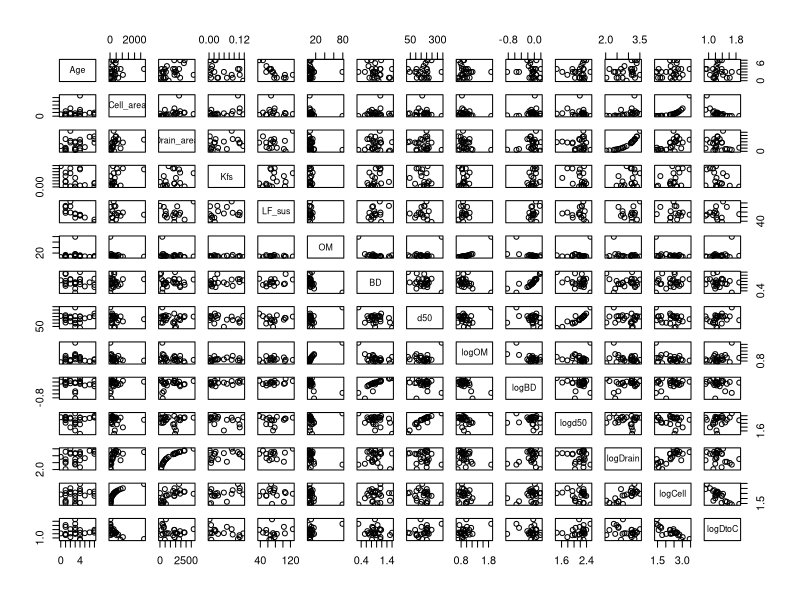
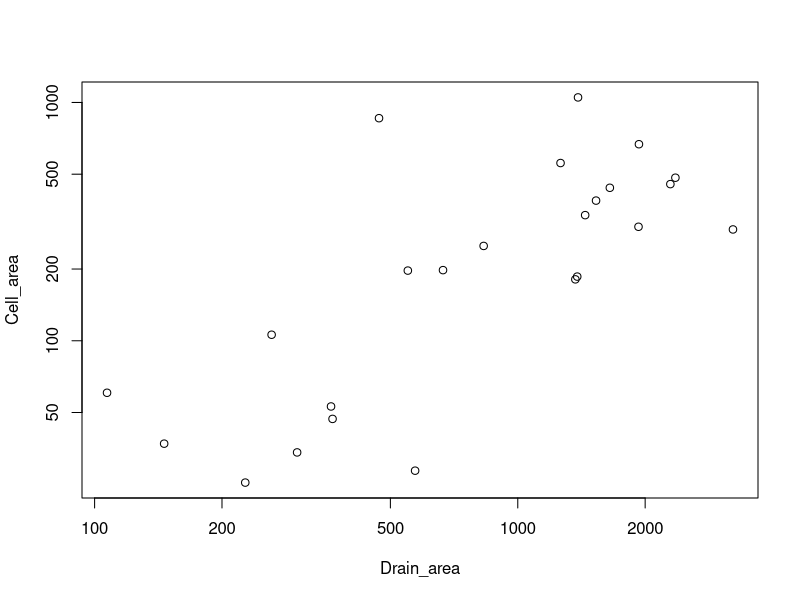

The R script that drew these images, in order: (Note: this script raises an error after producing the figures.)
## ---- chunk 1
knitr::opts_chunk$set(echo = TRUE)

library(Hmisc)
library(nlme)
library(lme4)
library(MASS)

setwd("/Users/dcostel3/Desktop/Bioretention/2018 analysis")
## ---- chunk 2
soilchem <- read.csv(file="soil_metal_NEW.csv")
summary(soilchem)

#Outliers
soilchem[soilchem$Sample=="30a",'Zn'] <- NA
soilchem[soilchem$Sample=="12a",'Cu'] <- NA
#soilchem[soilchem$Sample=="22a2",'Pb'] <- NA

cell <- read.csv(file="cell_data_NEW.csv")
cell$Location_name <- as.character(cell$Location_name)
summary(cell)

#Calculate log variables
soilchem$logOM <- log10(soilchem$OM)
soilchem$logBD <- log10(soilchem$BD)
soilchem$logd50 <- log10(soilchem$d50)
cell$logDrain <- log10(cell$Drain_area)
cell$logDrain[which(is.infinite(cell$logDrain))] <- NA
cell$logCell <- log10(cell$Cell_area)
cell$logDtoC <- cell$logDrain/cell$logCell

#Merge both datasets
fullsoil <- merge(soilchem,cell[,c(2:10,13:15)],by="Cell_no")
summary(fullsoil)

with(soilchem,tapply(OM,list(Depth,Location),length))
## ---- chunk 3
#Calculate mean OM, BD, and d50 for cells
chemmean <- aggregate(soilchem[,c('OM','BD','d50','logOM','logBD','logd50')],
                      by=list(soilchem$Cell_no),median,na.rm=T)
cellmeans <- merge(cell,chemmean,by.x="Cell_no",by.y="Group.1")
cordata <- cellmeans[,c('Age','Cell_area','Drain_area','Kfs','LF_sus','OM','BD','d50',
                        'logOM','logBD','logd50','logDrain','logCell','logDtoC')]

#Pairwise correlations (uses Hmisc package)
pairs(cordata)
rcorr(as.matrix(cordata))

#Cell to drainage sizes
with(cordata[cordata$Cell_area<2000,],cor.test(logCell,logDrain))
plot(Cell_area~Drain_area,data=cordata[cordata$Cell_area<2000,],log="xy")

#Regular regression
rmod <- lm(logCell~logDrain,data=cordata)
summary(rmod)
#Regression testing slope = 1
rmod2 <- lm(logCell~logDrain+offset(logDrain),data=cordata)
summary(rmod2)

10^(rmod2$coef[1])

#Even without the large Mayfield Lib cite, there is a correlation between drain area and log cell area
## ---- chunk 4
t.test(cell$LF_sus,cell$Adj_LF,paired=T)

t.test(cell$HF_sus,cell$Adj_HF,paired=T)
## ---- chunk 5
t.test(logBD~Retrofit,data=cellmeans)
t.test(logOM~Retrofit,data=cellmeans)
t.test(Kfs~Retrofit,data=cellmeans)
t.test(logd50~Retrofit,data=cellmeans)
t.test(LF_sus~Retrofit,data=cellmeans)
t.test(logDrain~Retrofit,data=cellmeans)
t.test(logCell~Retrofit,data=cellmeans)
t.test(logDtoC~Retrofit,data=cellmeans)
## ---- chunk 6
OMmod <- lme(logOM~Depth*Location,random=~1|Cell_no,data=fullsoil,na.action=na.omit,method="ML")
OMmod2 <- lm(logOM~Depth*Location,data=fullsoil)
anova(OMmod,OMmod2)
#OM was similar among all cells (random effect p=0.22)
summary(OMmod)
plot(OMmod)
#OM was lower in deeper soil (p=0.002; 10^-0.245 = 0.56) so deep soil has half the OM.
OMmod3 <- lme(logOM~Depth,random=~1|Cell_no,data=fullsoil,na.action=na.omit,method="ML")
OMmod4 <- lme(logOM~Age*Depth,random=~1|Cell_no,data=fullsoil,na.action=na.omit,method="ML")
anova(OMmod3,OMmod4)
#Age doesn't improve model fit (p = 0.73)

BDmod <- lme(logBD~Depth*Location,random=~1|Cell_no,data=fullsoil,na.action=na.omit,method="ML")
BDmod2 <- lm(logBD~Depth*Location,data=fullsoil)
anova(BDmod,BDmod2)
#BD was similar among all cells (random effect p=0.78)
summary(BDmod)
plot(BDmod)
#BD was greater in deeper soil (p=0.008; 10^-0.29 = 0.51) so deep soil was twice as dense.
BDmod3 <- lme(logBD~Depth,random=~1|Cell_no,data=fullsoil,na.action=na.omit,method="ML")
BDmod4 <- lme(logBD~Age*Depth,random=~1|Cell_no,data=fullsoil,na.action=na.omit,method="ML")
anova(BDmod3,BDmod4)
#Age doesn't improve model fit (p = 0.26)


d50mod <- lme(logd50~Depth*Location,random=~1|Cell_no,data=fullsoil,na.action=na.omit,method="ML")
d50mod2 <- lm(logd50~Depth*Location,data=fullsoil)
anova(d50mod,d50mod2)
#d50 differed among all cells (random effect p=0.01)
summary(d50mod)
plot(d50mod)
#d50 did not differ among depth or location
d50mod3 <- lme(logd50~1,random=~1|Cell_no,data=fullsoil,na.action=na.omit,method="ML")
d50mod4 <- lme(logd50~Age,random=~1|Cell_no,data=fullsoil,na.action=na.omit,method="ML")
anova(d50mod3,d50mod4)
#Age doesn't improve model fit (p = 0.41)
## ---- chunk 7
plot(Zn~Age,data=fullsoil)

Znmod <- lme(log(Zn)~Age*Depth*Location,random=~1|Cell_no,data=fullsoil,na.action=na.omit)
anova(Znmod)
plot(Znmod)

#Simplify the model to remove NS terms to get better parameter estimates
Znmodsim <- lme(log(Zn)~Age*Depth,random=~1|Cell_no,data=fullsoil,na.action=na.omit,method="ML")
Znmodsim2 <- lme(log(Zn)~Age+Depth,random=~1|Cell_no,data=fullsoil,na.action=na.omit,method="ML")
anova(Znmodsim,Znmodsim2)
summary(Znmodsim2)

#Test for significance of the random effect
Znmod_noME <- lm(log(Zn)~Age+Depth,data=fullsoil)
anova(Znmodsim,Znmod_noME)
  #Yes, retain random effect
## ---- chunk 8

#Test models with new variables

#STEP 1, including one additional
candvar <- c('Cell_area','OM','BD','d50','Drain_area','DtoC','Kfs','LF_sus','HF_sus',
             'logOM','logBD','logd50','logDrain','logCell','logDtoC','Retrofit')
loc <- which(names(fullsoil) %in% candvar)
names(fullsoil)[loc]

Znresult <- data.frame("Variable"=names(fullsoil)[loc],"Pval"=NA)

for(i in 1:length(candvar)){
  Zndata <- fullsoil[,c(1,5:6,17,loc[i])]
  Zndata <- Zndata[complete.cases(Zndata),]
  
  MZn1 <- lmer(log(Zn)~Age+Depth+(1|Cell_no),data=Zndata,REML=F)
  MZn2 <- lmer(log(Zn)~Age+Depth+Zndata[[5]]+(1|Cell_no),data=Zndata,REML=F)
  
  Znresult$Pval[i] <- anova(MZn2,MZn1)$P[2]
}

Znresult
#INCLUDE logOM (p<0.001) first.

#REFINE THE Zn MODEL
MZn2 <- lmer(log(Zn)~Age+Depth+logOM+(1|Cell_no),data=fullsoil,REML=F)
MZn2.1 <- lmer(log(Zn)~Age+Depth*logOM+(1|Cell_no),data=fullsoil,REML=F)
anova(MZn2,MZn2.1)

MZn2.2 <- lmer(log(Zn)~Age+Depth+logOM+logOM:Age+(1|Cell_no),data=fullsoil,REML=F)
anova(MZn2.2,MZn2)
  #No signficant interactions between OM and other variables

#STEP 2 - See if other variables besides OM should be included
candvar <- c('Cell_area','BD','d50','Drain_area','DtoC','Kfs','LF_sus','HF_sus',
             'logCell','logDrain','logDtoC','logBD','logd50','Retrofit')
loc <- which(names(fullsoil) %in% candvar)
names(fullsoil)[loc]

Znresult <- data.frame("Variable"=names(fullsoil)[loc],"Pval"=NA)

for(i in 1:length(candvar)){
  Zndata <- fullsoil[,c(1,5:6,14,17,loc[i])]
  Zndata <- Zndata[complete.cases(Zndata),]
  
  MZn1 <- lmer(log(Zn)~Age+Depth+logOM+(1|Cell_no),data=Zndata,REML=F)
  MZn2 <- lmer(log(Zn)~Age+Depth+logOM+Zndata[[6]]+(1|Cell_no),data=Zndata,REML=F)
  
  Znresult$Pval[i] <- anova(MZn2,MZn1)$P[2]
}

Znresult
#No other variables are worth including.

#FINAL MODEL
MZn2.1 <- lmer(log(Zn)~Age+Depth+logOM+(1|Cell_no),data=fullsoil,REML=F)
summary(MZn2.1)
plot(MZn2.1)

MZn2.1nlme <- lme(log(Zn)~Age+Depth+log(OM),random=~1|Cell_no,data=fullsoil,na.action=na.omit)
anova(MZn2.1nlme)
## ---- chunk 9
plot(Cu~Age,data=fullsoil,col=as.numeric(Depth))

Cumod <- lme(log(Cu)~Age*Depth*Location,random=~1|Cell_no,data=fullsoil,na.action=na.omit)
anova(Cumod)
plot(Cumod)

#Simplify the model to remove NS terms to get better parameter estimates
Cumodsim <- lme(log(Cu)~Age*Depth,random=~1|Cell_no,data=fullsoil,na.action=na.omit,method="ML")
summary(Cumodsim)

#Test for significance of the random effect
Cumod_noME <- lm(log(Cu)~Age*Depth,data=fullsoil)
anova(Cumodsim,Cumod_noME)
  #Yes, retain random effect
## ---- chunk 10

#Test models with new variables

#STEP 1, including one additional
candvar <- c('Cell_area','OM','BD','d50','Drain_area','DtoC','Kfs','LF_sus','HF_sus',
             'logOM','logBD','logd50','logDrain','logCell','logDtoC','Retrofit')
loc <- which(names(fullsoil) %in% candvar)
names(fullsoil)[loc]

Curesult <- data.frame("Variable"=names(fullsoil)[loc],"Pval"=NA)

for(i in 1:length(candvar)){
  Cudata <- fullsoil[,c(1,3,6,17,loc[i])]
  Cudata <- Cudata[complete.cases(Cudata),]
  
  MCu1 <- lmer(log(Cu)~Age*Depth+(1|Cell_no),data=Cudata,REML=F)
  MCu2 <- lmer(log(Cu)~Age*Depth+Cudata[[5]]+(1|Cell_no),data=Cudata,REML=F)
  
  Curesult$Pval[i] <- anova(MCu2,MCu1)$P[2]
}

Curesult
#INCLUDE logOM (p=0.006).

#REFINE THE Cu MODEL
MCu2 <- lmer(log(Cu)~Age*Depth+logOM+(1|Cell_no),data=fullsoil,REML=F)
MCu2.1 <- lmer(log(Cu)~Age*Depth+logOM+logOM:Depth+(1|Cell_no),data=fullsoil,REML=F)
anova(MCu2,MCu2.1)

MCu2.2 <- lmer(log(Cu)~Age*Depth+logOM+logOM:Age+(1|Cell_no),data=fullsoil,REML=F)
anova(MCu2.2,MCu2)

MCu2.3 <- lmer(log(Cu)~Age*Depth*logOM+(1|Cell_no),data=fullsoil,REML=F)
anova(MCu2.3,MCu2)
  #No signficant interactions between OM and other variables

#STEP 2 - See if other variables besides OM should be included
candvar <- c('Cell_area','BD','d50','Drain_area','DtoC','Kfs','LF_sus','HF_sus',
             'logCell','logDrain','logDtoC','logBD','logd50','Retrofit')
loc <- which(names(fullsoil) %in% candvar)
names(fullsoil)[loc]

Curesult <- data.frame("Variable"=names(fullsoil)[loc],"Pval"=NA)

for(i in 1:length(candvar)){
  Cudata <- fullsoil[,c(1,3,6,14,17,loc[i])]
  Cudata <- Cudata[complete.cases(Cudata),]
  
  MCu1 <- lmer(log(Cu)~Age*Depth+logOM+(1|Cell_no),data=Cudata,REML=F)
  MCu2 <- lmer(log(Cu)~Age*Depth+logOM+Cudata[[6]]+(1|Cell_no),data=Cudata,REML=F)
  
  Curesult$Pval[i] <- anova(MCu2,MCu1)$P[2]
}

Curesult
#No other variables are worth including.

#FINAL MODEL
MCu2 <- lmer(log(Cu)~Age*Depth+logOM+(1|Cell_no),data=fullsoil,REML=F)
summary(MCu2)
plot(MCu2)

MCu2nlme <- lme(log(Cu)~Age*Depth+logOM,random=~1|Cell_no,data=fullsoil,na.action=na.omit)
anova(MCu2nlme)
## ---- chunk 11
plot(log10(Pb)~Age,data=fullsoil,col=as.numeric(Depth))

Pbmod <- lme(log(Pb)~Age*Depth*Location,random=~1|Cell_no,data=fullsoil,na.action=na.omit)
anova(Pbmod)
plot(Pbmod)

#Simplify the model to remove NS terms to get better parameter estimates
Pbmodsim <- lme(log(Pb)~Age*Depth,random=~1|Cell_no,data=fullsoil,na.action=na.omit,method="ML")
Pbmodsim2 <- lme(log(Pb)~Age+Depth,random=~1|Cell_no,data=fullsoil,na.action=na.omit,method="ML")
anova(Pbmodsim,Pbmodsim2)
Pbmodsim3 <- lme(log(Pb)~Age,random=~1|Cell_no,data=fullsoil,na.action=na.omit,method="ML")
anova(Pbmodsim2,Pbmodsim3)
summary(Pbmodsim2)
  #The interaction between depth and age is really close (p=0.07) so may want to maintain

#Test for significance of the random effect
Pbmod_noME <- lm(log(Pb)~Age*Depth,data=fullsoil)
anova(Pbmodsim,Pbmod_noME)
  #Yes, retain random effect
## ---- chunk 12

#Test models with new variables

#STEP 1, including one additional
candvar <- c('Cell_area','OM','BD','d50','Drain_area','DtoC','Kfs','LF_sus','HF_sus',
             'logOM','logBD','logd50','logDrain','logCell','logDtoC','Retrofit')
loc <- which(names(fullsoil) %in% candvar)
names(fullsoil)[loc]

Pbresult <- data.frame("Variable"=names(fullsoil)[loc],"Pval"=NA)

for(i in 1:length(candvar)){
  Pbdata <- fullsoil[,c(1,4,6,17,loc[i])]
  Pbdata <- Pbdata[complete.cases(Pbdata),]
  
  MPb1 <- lmer(log(Pb)~Age+Depth+(1|Cell_no),data=Pbdata,REML=F)
  MPb2 <- lmer(log(Pb)~Age+Depth+Pbdata[[5]]+(1|Cell_no),data=Pbdata,REML=F)
  
  Pbresult$Pval[i] <- anova(MPb2,MPb1)$P[2]
}

Pbresult
#INCLUDE logOM (p<0.001).

#REFINE THE Pb MODEL
MPb2 <- lmer(log(Pb)~Age+Depth+logOM+(1|Cell_no),data=fullsoil,REML=F)
MPb2.1 <- lmer(log(Pb)~Age+Depth+logOM+logOM:Depth+(1|Cell_no),data=fullsoil,REML=F)
anova(MPb2,MPb2.1)

MPb2.2 <- lmer(log(Pb)~Age+Depth+logOM+logOM:Age+(1|Cell_no),data=fullsoil,REML=F)
anova(MPb2.2,MPb2)
  #Significant age x log(OM) interaction

#STEP 2 - See if other variables besides OM should be included
candvar <- c('Cell_area','BD','d50','Drain_area','DtoC','Kfs','LF_sus','HF_sus',
             'logCell','logDrain','logDtoC','logBD','logd50','Retrofit')
loc <- which(names(fullsoil) %in% candvar)
names(fullsoil)[loc]

Pbresult <- data.frame("Variable"=names(fullsoil)[loc],"Pval"=NA)

for(i in 1:length(candvar)){
  Pbdata <- fullsoil[,c(1,4,6,14,17,loc[i])]
  Pbdata <- Pbdata[complete.cases(Pbdata),]
  
  MPb1 <- lmer(log(Pb)~Age+Depth+logOM+logOM:Age+(1|Cell_no),data=Pbdata,REML=F)
  MPb2 <- lmer(log(Pb)~Age+Depth+logOM+logOM:Age+Pbdata[[6]]+(1|Cell_no),data=Pbdata,REML=F)
  
  Pbresult$Pval[i] <- anova(MPb2,MPb1)$P[2]
}

Pbresult
#No other variables are worth including.

#FINAL MODEL
MPb2.2 <- lmer(log(Pb)~Age+Depth+logOM+logOM:Age+(1|Cell_no),data=fullsoil,REML=F)
summary(MPb2.2)
plot(MPb2.2)

MPb2nlme <- lme(log(Pb)~Age+Depth+logOM+Age:logOM,random=~1|Cell_no,data=fullsoil,na.action=na.omit)
anova(MPb2nlme)

#Predictions to try and interpret the model
newage <- seq(0,7)
highOM <- predict(MPb2.2,newdata=list(Age=newage,Depth=rep("0 to 10",8),logOM=rep(log10(80),8)),re.form=~0)
lowOM <- predict(MPb2.2,newdata=list(Age=newage,Depth=rep("0 to 10",8),logOM=rep(log10(5),8)),re.form=~0)

plot(Pb~Age,data=fullsoil)
lines(newage,exp(highOM))
lines(newage,exp(lowOM))
